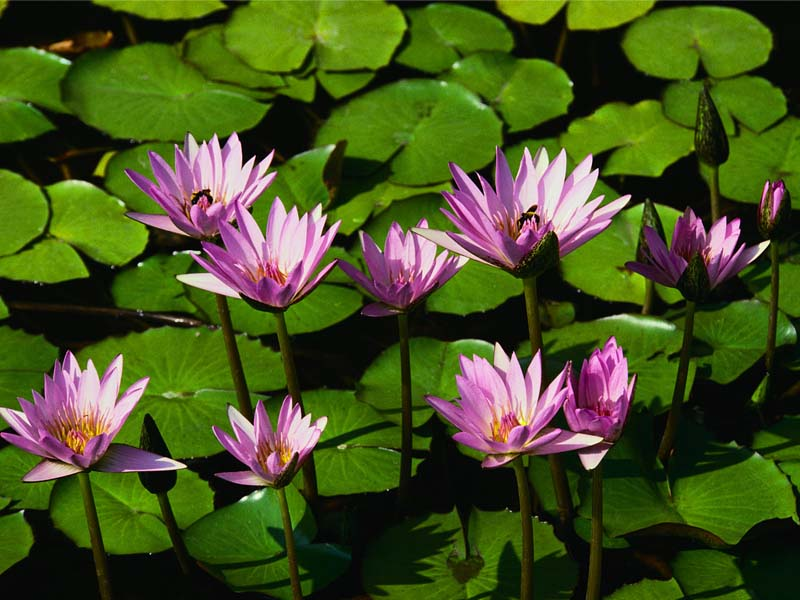
#> input picture images/images/Nenuphars.jpg, 800 x 600 px, found by its file name
$ python 5.3median.py
#> lines starting #> are read from the running program, lines starting #| are printed output that depends on the picture
import cv2
import numpy as np
import matplotlib.pyplot as plt

# charger l'image en niveaux de gris
image = cv2.imread("D:/TPtraitementSignalJolyCoueron/images/images/Nenuphars.jpg", cv2.IMREAD_GRAYSCALE)
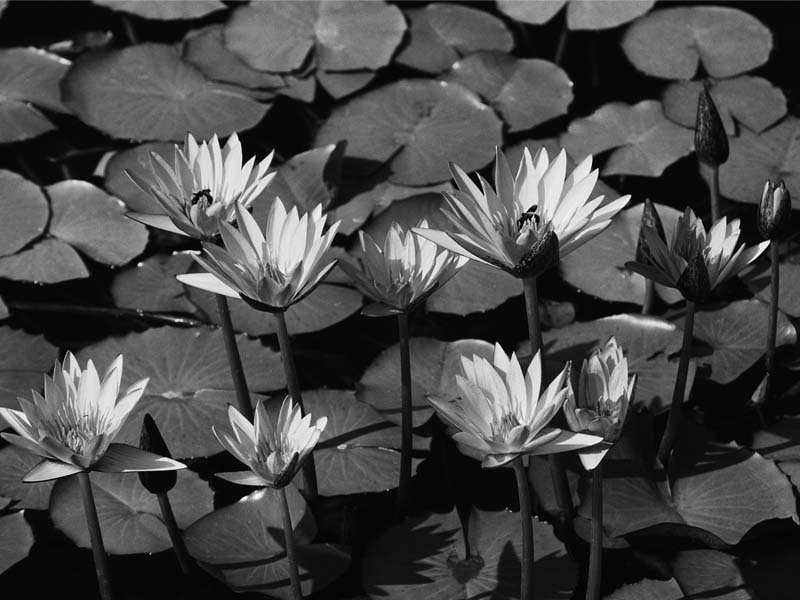
#> image: shape (600, 800); min 0, max 255, mean 72.5

# Appliquer un filtrage médian avec un noyau de taille 3x3
filtered_median = cv2.medianBlur(image, 3)

# Affichage des résultats
fig, axes = plt.subplots(1, 2, figsize=(10, 5))

axes[0].imshow(image, cmap='gray')
axes[0].set_title("Image Originale")
axes[0].axis("off")

axes[1].imshow(filtered_median, cmap='gray')
axes[1].set_title("Image Filtrée (Médian)")
axes[1].axis("off")

plt.show()
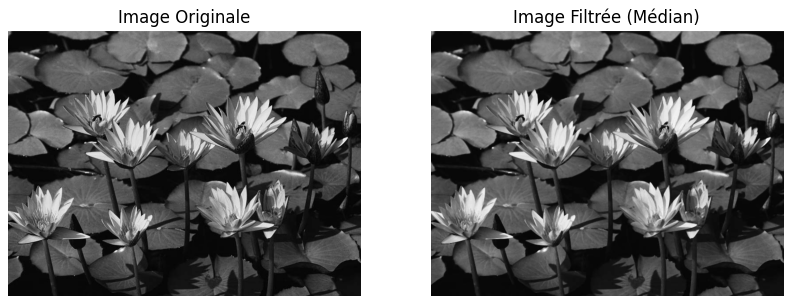
#> figure drawn by matplotlib, 2 panels

$ run again, with images/images/Collines.jpg copied over images/images/Nenuphars.jpg
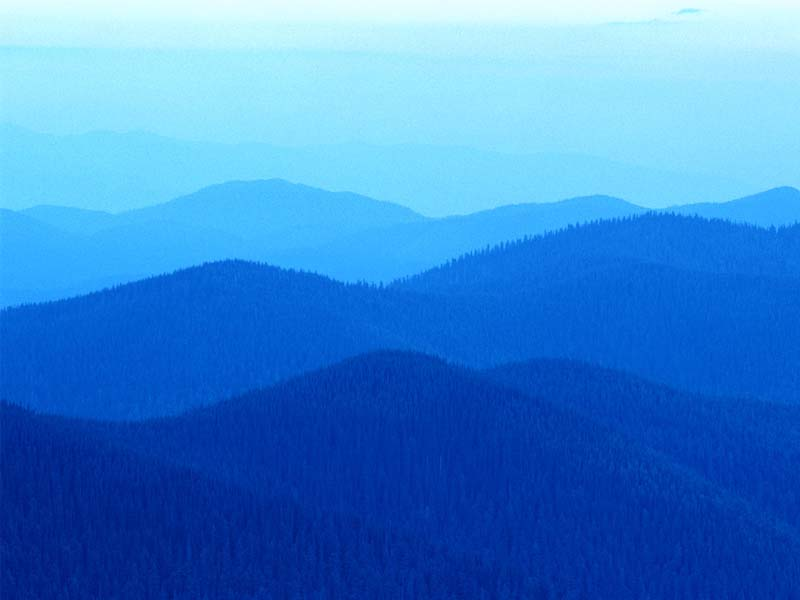
#> input picture images/images/Collines.jpg, 800 x 600 px, found by its file name
#> `image = cv2.imread("D:/TPtraitementSignalJolyCoueron/images/images/Nen..`:
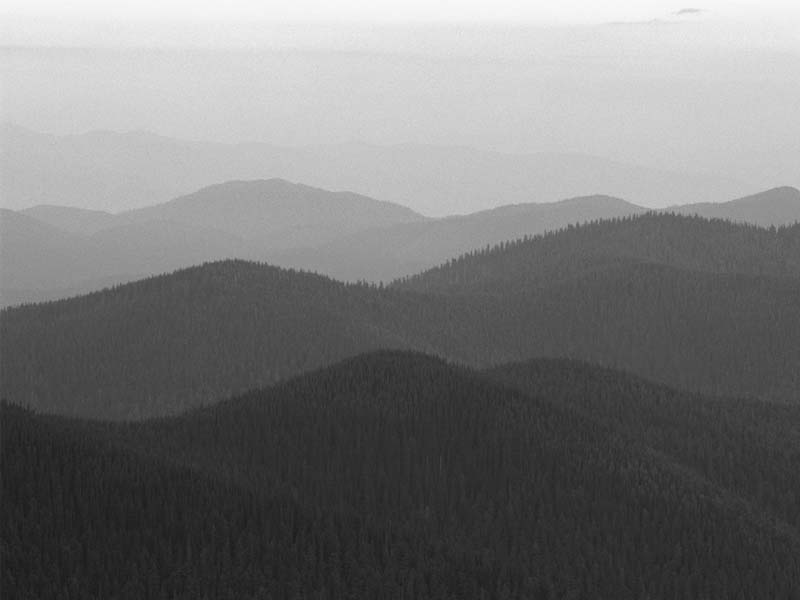
#> image: shape (600, 800); min 23, max 250, mean 119.9
#> `plt.show()`:
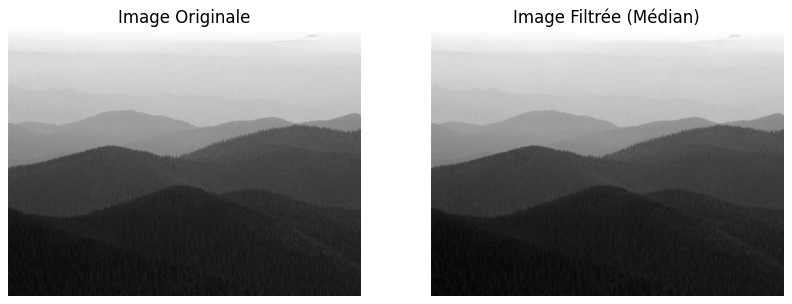
#> figure drawn by matplotlib, 2 panels

$ run again, with images/images/Coucher de soleil.jpg copied over images/images/Nenuphars.jpg
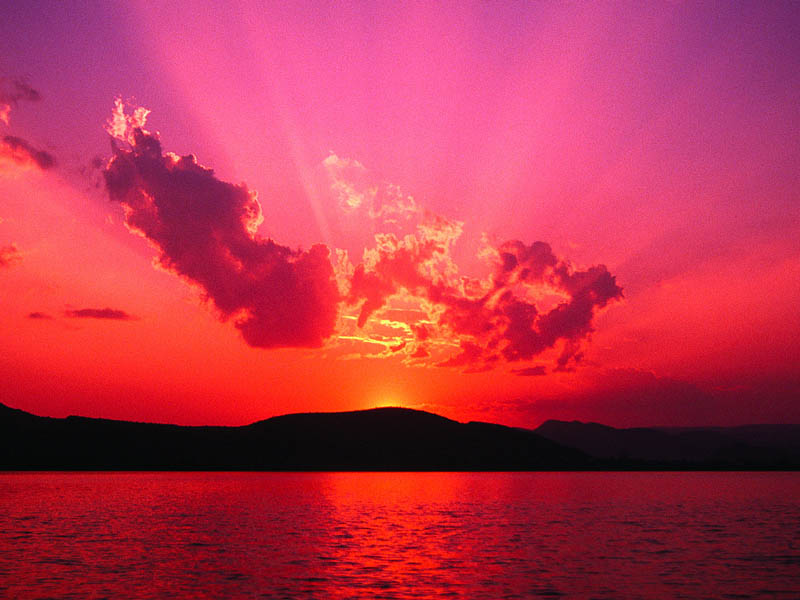
#> input picture images/images/Coucher de soleil.jpg, 800 x 600 px, found by its file name
#> `image = cv2.imread("D:/TPtraitementSignalJolyCoueron/images/images/Nen..`:
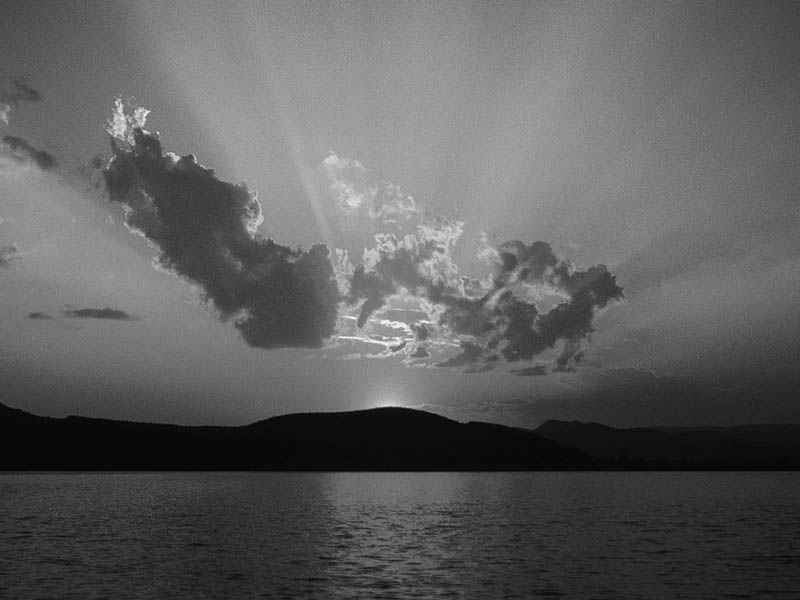
#> image: shape (600, 800); min 1, max 254, mean 94.3
#> `plt.show()`:
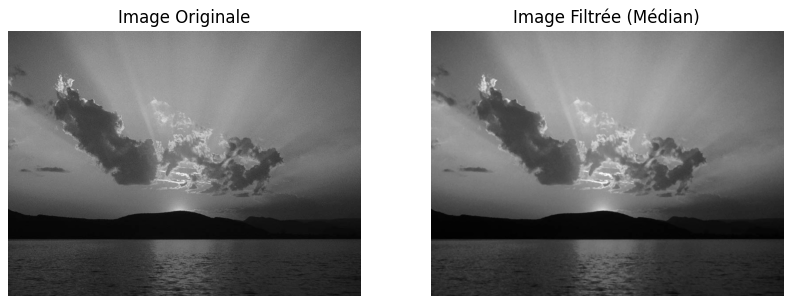
#> figure drawn by matplotlib, 2 panels

$ run again, with images/images/Hiver.jpg copied over images/images/Nenuphars.jpg
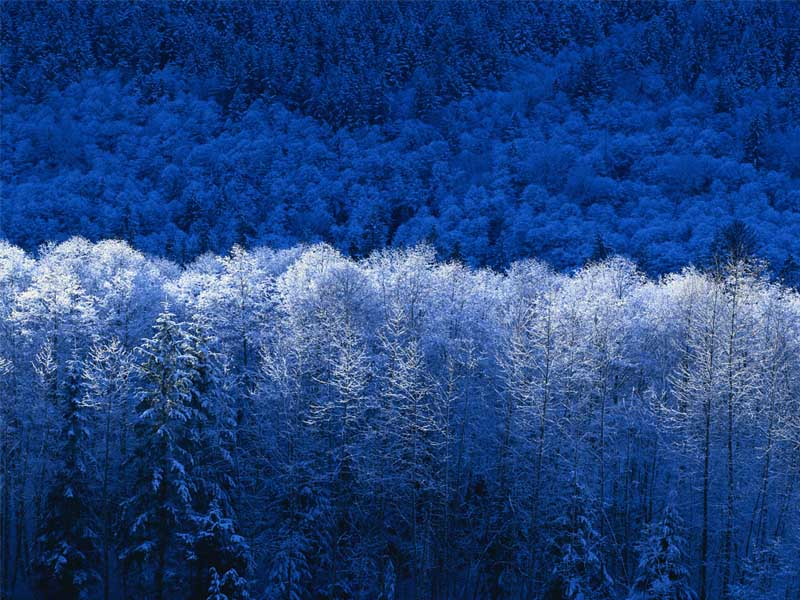
#> input picture images/images/Hiver.jpg, 800 x 600 px, found by its file name
#> `image = cv2.imread("D:/TPtraitementSignalJolyCoueron/images/images/Nen..`:
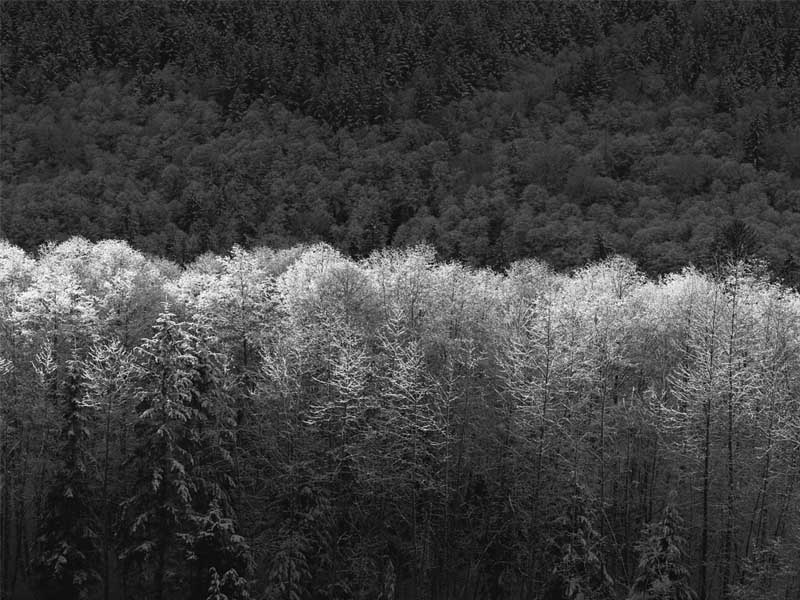
#> image: shape (600, 800); min 0, max 255, mean 63.6
#> `plt.show()`:
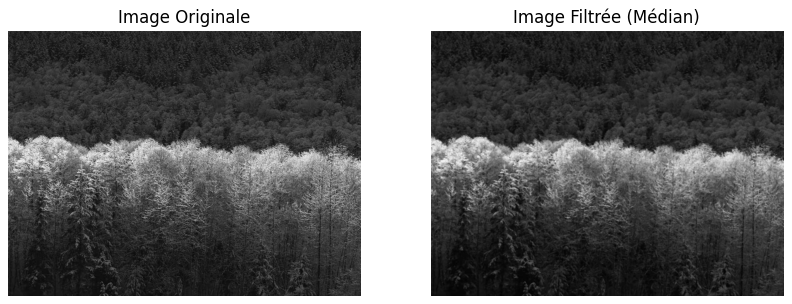
#> figure drawn by matplotlib, 2 panels
